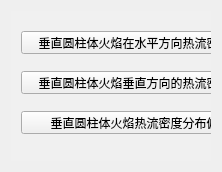
      <widget class="QWidget" name="tab_4">
       <attribute name="title">
        <string>垂直辐射热流计算</string>
       </attribute>
       <layout class="QHBoxLayout" name="horizontalLayout">
        <item>
         <widget class="QWidget" name="widget_4" native="true">
          <property name="minimumSize">
           <size>
            <width>200</width>
            <height>150</height>
           </size>
          </property>
          <property name="styleSheet">
           <string notr="true">background-color: rgb(240, 240, 240);</string>
          </property>
          <widget class="QPushButton" name="pushButton_16">
           <property name="geometry">
            <rect>
             <x>10</x>
             <y>60</y>
             <width>251</width>
             <height>23</height>
            </rect>
           </property>
           <property name="text">
            <string>垂直圆柱体火焰垂直方向的热流密度分布</string>
           </property>
          </widget>
          <widget class="QPushButton" name="pushButton_15">
           <property name="geometry">
            <rect>
             <x>10</x>
             <y>100</y>
             <width>251</width>
             <height>23</height>
            </rect>
           </property>
           <property name="text">
            <string>垂直圆柱体火焰热流密度分布俯视图</string>
           </property>
          </widget>
          <widget class="QPushButton" name="pushButton_5">
           <property name="geometry">
            <rect>
             <x>10</x>
             <y>20</y>
             <width>251</width>
             <height>23</height>
            </rect>
           </property>
           <property name="text">
            <string>垂直圆柱体火焰在水平方向热流密度分布</string>
           </property>
          </widget>
          <widget class="QWidget" name="widget" native="true">
           <property name="geometry">
            <rect>
             <x>550</x>
             <y>10</y>
             <width>321</width>
             <height>221</height>
            </rect>
           </property>
           <property name="styleSheet">
            <string notr="true">background-color: rgb(203, 203, 203);</string>
           </property>
           <widget class="QLabel" name="label_20">
            <property name="geometry">
             <rect>
              <x>10</x>
              <y>0</y>
              <width>181</width>
              <height>41</height>
             </rect>
            </property>
            <property name="styleSheet">
             <string notr="true">font: 16pt &quot;Agency FB&quot;;</string>
            </property>
            <property name="text">
             <string>火焰发射率</string>
            </property>
           </widget>
           <widget class="QLabel" name="label_21">
            <property name="geometry">
             <rect>
              <x>20</x>
              <y>50</y>
              <width>81</width>
              <height>31</height>
             </rect>
            </property>
            <property name="styleSheet">
             <string notr="true">font: 14pt &quot;Arial&quot;;</string>
            </property>
            <property name="text">
             <string>○  赋值</string>
            </property>
           </widget>
           <widget class="QLineEdit" name="lineEdit_8">
            <property name="geometry">
             <rect>
              <x>-850</x>
              <y>-310</y>
              <width>113</width>
              <height>20</height>
             </rect>
            </property>
           </widget>
           <widget class="QLineEdit" name="lineEdit_9">
            <property name="geometry">
             <rect>
              <x>120</x>
              <y>50</y>
              <width>51</width>
              <height>31</height>
             </rect>
            </property>
            <property name="styleSheet">
             <string notr="true">background-color: rgb(255, 255, 255);</string>
            </property>
           </widget>
           <widget class="QLabel" name="label_22">
            <property name="geometry">
             <rect>
              <x>20</x>
              <y>90</y>
              <width>271</width>
              <height>31</height>
             </rect>
            </property>
            <property name="styleSheet">
             <string notr="true">font: 14pt &quot;Arial&quot;;</string>
            </property>
            <property name="text">
             <string>○  经验公式  Epsilon=1-e^(-k·d)</string>
            </property>
           </widget>
           <widget class="QLabel" name="label_23">
            <property name="geometry">
             <rect>
              <x>40</x>
              <y>130</y>
              <width>16</width>
              <height>31</height>
             </rect>
            </property>
            <property name="styleSheet">
             <string notr="true">font: 14pt &quot;Arial&quot;;</string>
            </property>
            <property name="text">
             <string>k</string>
            </property>
           </widget>
           <widget class="QLineEdit" name="lineEdit_10">
            <property name="geometry">
             <rect>
              <x>60</x>
              <y>130</y>
              <width>51</width>
              <height>31</height>
             </rect>
            </property>
            <property name="styleSheet">
             <string notr="true">background-color: rgb(255, 255, 255);</string>
            </property>
           </widget>
           <widget class="QLabel" name="label_24">
            <property name="geometry">
             <rect>
              <x>140</x>
              <y>130</y>
              <width>16</width>
              <height>31</height>
             </rect>
            </property>
            <property name="styleSheet">
             <string notr="true">font: 14pt &quot;Arial&quot;;</string>
            </property>
            <property name="text">
             <string>d</string>
            </property>
           </widget>
           <widget class="QLabel" name="label_25">
            <property name="geometry">
             <rect>
              <x>170</x>
              <y>120</y>
              <width>91</width>
              <height>61</height>
             </rect>
            </property>
            <property name="styleSheet">
             <string notr="true">font: 14pt &quot;Arial&quot;;</string>
            </property>
            <property name="text">
             <string>火焰视频
提取数据</string>
            </property>
           </widget>
           <widget class="QPushButton" name="pushButton_18">
            <property name="geometry">
             <rect>
              <x>230</x>
              <y>190</y>
              <width>75</width>
              <height>23</height>
             </rect>
            </property>
            <property name="text">
             <string>提交</string>
            </property>
           </widget>
          </widget>
          <widget class="QWidget" name="widget_3" native="true">
           <property name="geometry">
            <rect>
             <x>890</x>
             <y>10</y>
             <width>321</width>
             <height>221</height>
            </rect>
           </property>
           <property name="styleSheet">
            <string notr="true">background-color: rgb(203, 203, 203);</string>
           </property>
           <widget class="QLabel" name="label_26">
            <property name="geometry">
             <rect>
              <x>10</x>
              <y>0</y>
              <width>181</width>
              <height>41</height>
             </rect>
            </property>
            <property name="styleSheet">
             <string notr="true">font: 16pt &quot;Agency FB&quot;;</string>
            </property>
            <property name="text">
             <string>火焰温度</string>
            </property>
           </widget>
           <widget class="QLabel" name="label_27">
            <property name="geometry">
             <rect>
              <x>20</x>
              <y>50</y>
              <width>81</width>
              <height>31</height>
             </rect>
            </property>
            <property name="styleSheet">
             <string notr="true">font: 14pt &quot;Arial&quot;;</string>
            </property>
            <property name="text">
             <string>○  赋值</string>
            </property>
           </widget>
           <widget class="QLineEdit" name="lineEdit_11">
            <property name="geometry">
             <rect>
              <x>-850</x>
              <y>-310</y>
              <width>113</width>
              <height>20</height>
             </rect>
            </property>
           </widget>
           <widget class="QLineEdit" name="lineEdit_12">
            <property name="geometry">
             <rect>
              <x>120</x>
              <y>50</y>
              <width>51</width>
              <height>31</height>
             </rect>
            </property>
            <property name="styleSheet">
             <string notr="true">background-color: rgb(255, 255, 255);</string>
            </property>
           </widget>
           <widget class="QLabel" name="label_28">
            <property name="geometry">
             <rect>
              <x>20</x>
              <y>90</y>
              <width>271</width>
              <height>31</height>
             </rect>
            </property>
            <property name="styleSheet">
             <string notr="true">font: 14pt &quot;Arial&quot;;</string>
            </property>
            <property name="text">
             <string>○ 监测火焰温度</string>
            </property>
           </widget>
           <widget class="QLabel" name="label_29">
            <property name="geometry">
             <rect>
              <x>40</x>
              <y>130</y>
              <width>16</width>
              <height>31</height>
             </rect>
            </property>
            <property name="styleSheet">
             <string notr="true">font: 14pt &quot;Arial&quot;;</string>
            </property>
            <property name="text">
             <string>T</string>
            </property>
           </widget>
           <widget class="QLineEdit" name="lineEdit_13">
            <property name="geometry">
             <rect>
              <x>60</x>
              <y>130</y>
              <width>51</width>
              <height>31</height>
             </rect>
            </property>
            <property name="styleSheet">
             <string notr="true">background-color: rgb(255, 255, 255);</string>
            </property>
           </widget>
           <widget class="QLabel" name="label_31">
            <property name="geometry">
             <rect>
              <x>160</x>
              <y>120</y>
              <width>101</width>
              <height>61</height>
             </rect>
            </property>
            <property name="styleSheet">
             <string notr="true">font: 14pt &quot;Arial&quot;;</string>
            </property>
            <property name="text">
             <string>火焰温度与
高度的关系</string>
            </property>
           </widget>
           <widget class="QPushButton" name="pushButton_19">
            <property name="geometry">
             <rect>
              <x>230</x>
              <y>190</y>
              <width>75</width>
              <height>23</height>
             </rect>
            </property>
            <property name="text">
             <string>提交</string>
            </property>
           </widget>
          </widget>
          <widget class="QWidget" name="widget_7" native="true">
           <property name="geometry">
            <rect>
             <x>290</x>
             <y>10</y>
             <width>251</width>
             <height>81</height>
            </rect>
           </property>
           <property name="styleSheet">
            <string notr="true">background-color: rgb(203, 203, 203);</string>
           </property>
           <widget class="QLabel" name="label_38">
            <property name="geometry">
             <rect>
              <x>15</x>
              <y>10</y>
              <width>161</width>
              <height>20</height>
             </rect>
            </property>
            <property name="font">
             <font>
              <family>Arial</family>
              <pointsize>14</pointsize>
              <weight>50</weight>
              <italic>false</italic>
              <bold>false</bold>
             </font>
            </property>
            <property name="styleSheet">
             <string notr="true">
font: 14pt &quot;Arial&quot;;</string>
            </property>
            <property name="text">
             <string>R_distance_max</string>
            </property>
           </widget>
           <widget class="QPushButton" name="pushButton_17">
            <property name="geometry">
             <rect>
              <x>160</x>
              <y>50</y>
              <width>75</width>
              <height>23</height>
             </rect>
            </property>
            <property name="text">
             <string>提交</string>
            </property>
           </widget>
           <widget class="QLineEdit" name="lineEdit_14">
            <property name="geometry">
             <rect>
              <x>190</x>
              <y>10</y>
              <width>51</width>
              <height>31</height>
             </rect>
            </property>
            <property name="styleSheet">
             <string notr="true">background-color: rgb(255, 255, 255);</string>
            </property>
           </widget>
          </widget>
          <widget class="QLabel" name="label_17">
           <property name="geometry">
            <rect>
             <x>220</x>
             <y>175</y>
             <width>101</width>
             <height>21</height>
            </rect>
           </property>
           <property name="text">
            <string>火焰直径(m)</string>
           </property>
          </widget>
          <widget class="QPushButton" name="pushButton_8">
           <property name="geometry">
            <rect>
             <x>360</x>
             <y>200</y>
             <width>81</width>
             <height>31</height>
            </rect>
           </property>
           <property name="styleSheet">
            <string notr="true">font: 87 12pt &quot;Arial Black&quot;;</string>
           </property>
           <property name="text">
            <string>添加</string>
           </property>
          </widget>
          <widget class="QLabel" name="label_16">
           <property name="geometry">
            <rect>
             <x>10</x>
             <y>176</y>
             <width>131</width>
             <height>21</height>
            </rect>
           </property>
           <property name="text">
            <string>火焰高度(m)</string>
           </property>
          </widget>
          <widget class="QLineEdit" name="lineEdit_5">
           <property name="geometry">
            <rect>
             <x>10</x>
             <y>200</y>
             <width>131</width>
             <height>31</height>
            </rect>
           </property>
           <property name="styleSheet">
            <string notr="true">font: 12pt &quot;Arial&quot;;</string>
           </property>
           <property name="text">
            <string>添加火焰高度</string>
           </property>
          </widget>
          <widget class="QLineEdit" name="lineEdit_6">
           <property name="geometry">
            <rect>
             <x>220</x>
             <y>200</y>
             <width>133</width>
             <height>31</height>
            </rect>
           </property>
           <property name="styleSheet">
            <string notr="true">font: 12pt &quot;Arial&quot;;</string>
           </property>
           <property name="text">
            <string>添加火焰直径</string>
           </property>
          </widget>
          <widget class="QWidget" name="widget_13" native="true">
           <property name="geometry">
            <rect>
             <x>290</x>
             <y>100</y>
             <width>251</width>
             <height>81</height>
            </rect>
           </property>
           <property name="styleSheet">
            <string notr="true">background-color: rgb(203, 203, 203);</string>
           </property>
           <widget class="QLabel" name="label_61">
            <property name="geometry">
             <rect>
              <x>15</x>
              <y>10</y>
              <width>161</width>
              <height>20</height>
             </rect>
            </property>
            <property name="font">
             <font>
              <family>Arial</family>
              <pointsize>14</pointsize>
              <weight>50</weight>
              <italic>false</italic>
              <bold>false</bold>
             </font>
            </property>
            <property name="styleSheet">
             <string notr="true">
font: 14pt &quot;Arial&quot;;</string>
            </property>
            <property name="text">
             <string>观测点水平距离</string>
            </property>
           </widget>
           <widget class="QPushButton" name="pushButton_33">
            <property name="geometry">
             <rect>
              <x>160</x>
              <y>50</y>
              <width>75</width>
              <height>23</height>
             </rect>
            </property>
            <property name="text">
             <string>提交</string>
            </property>
           </widget>
           <widget class="QLineEdit" name="lineEdit_31">
            <property name="geometry">
             <rect>
              <x>190</x>
              <y>10</y>
              <width>51</width>
              <height>31</height>
             </rect>
            </property>
            <property name="styleSheet">
             <string notr="true">background-color: rgb(255, 255, 255);</string>
            </property>
           </widget>
          </widget>
         </widget>
        </item>
       </layout>
      </widget>
